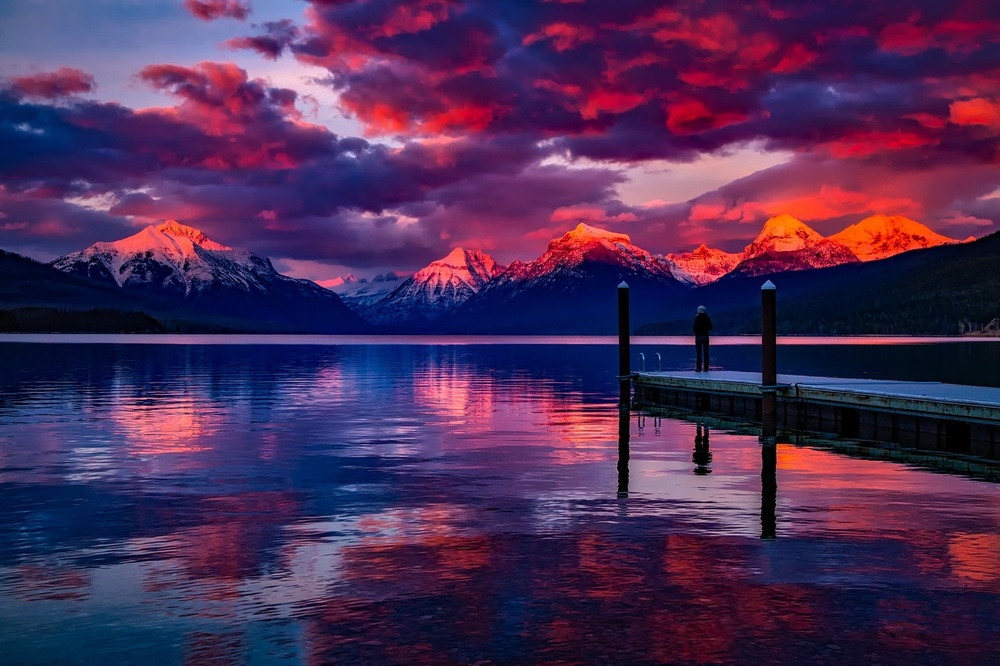
#> input picture _XX_Universal/images/colorful_scenery.jpg, 1000 x 666 px, shrunk from 1280 x 853 before the run
$ jupyter execute ImageProcessing_PrepforDeepLearning.ipynb
#> lines starting #> are read from the running program, lines starting #| are printed output that depends on the picture; after the words box and inside, x2 and y2 are one past the last pixel; in counts of white or black regions, pixels touching at a corner belong together
# Image Processing and Preparation for Deep Learning

## Manipulate and transform images at will

<figcaption style="text-align: center;">
    <strong>
        Photo by
        <a href='https://unsplash.com/@pkprasad1996?utm_source=unsplash&utm_medium=referral&utm_content=creditCopyText'>Prasad Panchakshari</a>
        on
        <a href='https://unsplash.com/s/photos/kitten?utm_source=unsplash&utm_medium=referral&utm_content=creditCopyText'>Unsplash</a>
    </strong>
</figcaption>

Image data is probably the most common after text.

It uses a grid of small square units called pixels. A pixel covers a small area and has a value that represents a color. The more pixels in an image, the higher its quality and more memory it takes to store.
Image processing is mostly about manipulating these individual pixels (or sometimes groups of them) so that computer vision algorithms can extract more information from them.

## Library Imports

[cell 1]
import numpy as np
import matplotlib.pyplot as plt
import pandas as pd
import skimage

import warnings
warnings.filterwarnings("ignore")

## Global Functions used throughout this notebook

[cell 2]
'''
A function to display np.ndarrays as images
'''

def show(img: np.ndarray, title="Image", cmap_type="gray", axis=False):
    """
    A function to display np.ndarrays as images
    """
    plt.imshow(img, cmap=cmap_type)
    plt.title(title)
    if not axis:
        plt.axis("off")
    plt.margins(0, 0)
    plt.show();

[cell 3]
'''
Function to compare images
'''

def compare(original, filtered, title_filtered='filtered', cmap_type='gray', axis=False, title_original='original'):
    fig, (ax1, ax2) = plt.subplots(ncols=2, figsize=(10, 8), sharex=True, sharey=True)

    ax1.imshow(original, cmap=cmap_type)
    ax1.set_title(title_original)

    ax2.imshow(filtered, cmap=cmap_type)
    ax2.set_title(title_filtered)

    if not axis:
        ax1.axis('off')
        ax2.axis('off')

    plt.subplots_adjust(top=1, bottom=0, right=1, left=0, hspace=0, wspace=0.01)
    plt.margins(0, 0)
    plt.show()

## Image basics with NumPy and Scikit-image

Images are loaded as NumPy ndarrays in both Matplotlib and Skimage.

[cell 4]
from skimage.io import imread

image = imread("images/colorful_scenery.jpg")
#> image is the input picture: shape (666, 1000, 3); mean R, G, B 75.6, 43.6, 85.9

print(f"The type of image is - {type(image)}")
#| The type of image is - <class 'numpy.ndarray'>

[cell 5]
# We can use ndarrays to retrieve general information from images
print(f"Shape of the image - {image.shape}")
#| Shape of the image - (666, 1000, 3)
print(f"Number of Dimensions of the image - {image.ndim}")
#| Number of Dimensions of the image - 3
print(f"Total Number of pixels - {image.size}")
#| Total Number of pixels - 1998000

Our hidden image is 853 pixels in height and 1280 in width. The third dimension denotes the value of the RGB (red, green, blue) color channel. The most common images formats are in 3D

We can retrieve individual pixel values via regular NumPy indexing. Below, we try to index the image to retrieve each of the three color channels

[cell 6]
red = image[:, :, 0]
compare(image, red, 'Red Channel of Image', cmap_type='Reds_r')

[cell 7]
red = image[:, :, 1]
compare(image, red, 'Green Channel of Image', cmap_type='Greens_r')

[cell 8]
blue = image[:, :, 0]
compare(image, red, 'Blue Channel of Image', cmap_type='Blues_r')

[cell 9]
# Images are unlike the usual Matplotlib plots. Their origin isn't located in the bottom left, but at the position (0, 0), the top left.
show(image, axis=True)

## Common Transformations

The most common image transformation we will be performing is converting color images to grayscale. Many image processing algorithms require grayscale, 2D arrays because color isn't the defining feature of images and computer can already extract enough information without it.

[cell 10]
from skimage.color import rgb2gray

image = imread('images/grayscale_example.jpg')
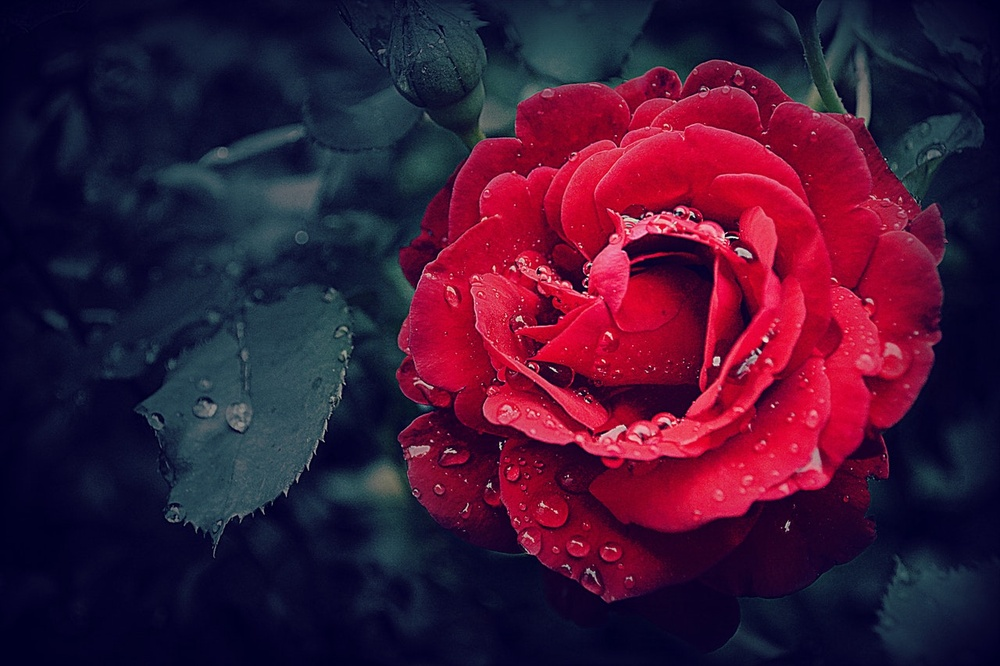
#> input picture _XX_Universal/images/grayscale_example.jpg, 1000 x 666 px, shrunk from 1280 x 853 before the run
#> image is the input picture: shape (666, 1000, 3); mean R, G, B 63.2, 22.1, 53.2

# convert image to grayscale
gray = rgb2gray(image)

compare(image, gray, 'Grayscale Image')

[cell 11]
print(f"The shape of the image - {image.shape}")
#| The shape of the image - (666, 1000, 3)

When we convert images to grayscale, they lose their 3rd dimension - the color channel. Instead, each cell in the image array now represents an integer in `uint8` type. They range from 0 to 255, giving 256 shades of gray.
You can also use NumPy functions like [`np.flipud`](https://numpy.org/doc/stable/reference/generated/numpy.flipud.html) or [`np.fliplr`](https://numpy.org/doc/stable/reference/generated/numpy.fliplr.html#numpy.fliplr) at your heart's desire to manipulate images in any way a NumPy array can be manipulated.

[cell 12]
kitten = imread('images/horizontal_flip.jpg')
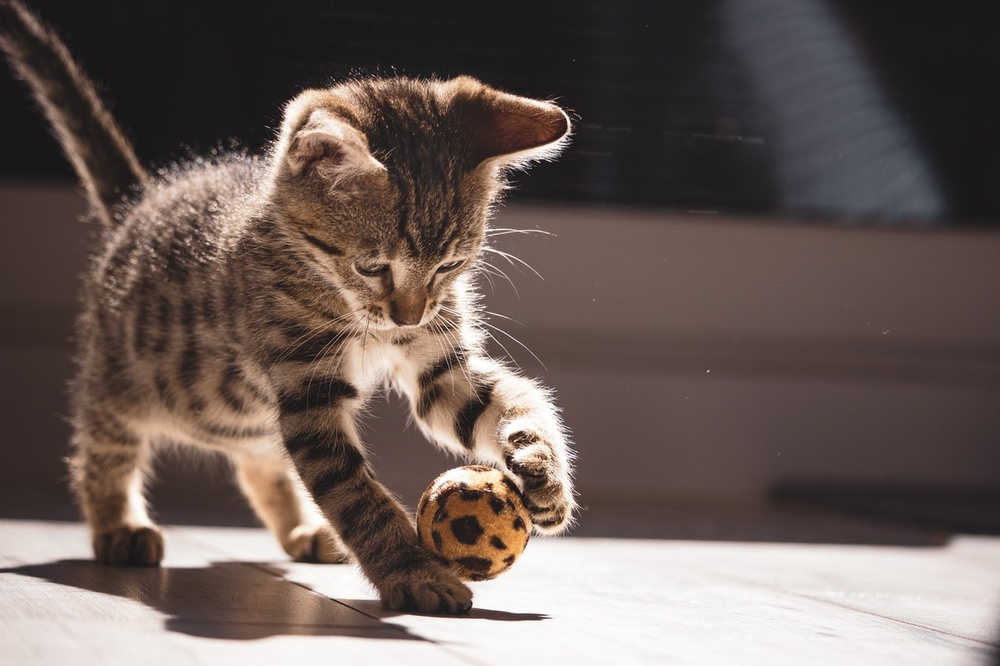
#> input picture _XX_Universal/images/horizontal_flip.jpg, 1000 x 666 px, shrunk from 1280 x 853 before the run
#> kitten is the input picture: shape (666, 1000, 3); mean R, G, B 106.7, 93.4, 88.4
horizontal_flipped = np.fliplr(kitten)

compare(kitten, horizontal_flipped, "Horizontally Flipped Image")

[cell 13]
ball = imread('images/upside_down.jpg')
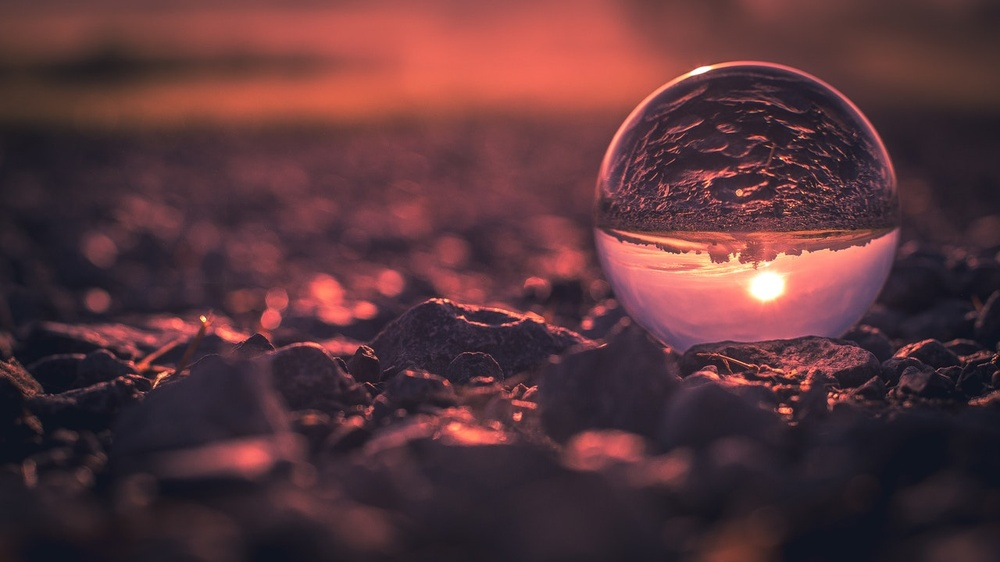
#> input picture _XX_Universal/images/upside_down.jpg, 1000 x 562 px, shrunk from 1280 x 720 before the run
#> ball is the input picture: shape (562, 1000, 3); mean R, G, B 88.3, 53.8, 59.2
vertically_flipped = np.flipud(ball)

compare(ball, vertically_flipped, "Vertically Flipped Image")

## Histogram of Color Channels
Sometimes, it is useful to look at the intensity of each color channel to get a feel of the color distributions. We can do so by slicing each color channel and plotting their histograms. Here is a function to perform this operation:

[cell 14]
def plot_with_hist_channel(img, channel):
    channels = ['red', 'green', 'blue']
    channels_idx = channels.index(channel)
    color = channels[channels_idx]

    extracted_channel = img[:, :, channels_idx]
    fig, (ax1, ax2) = plt.subplots(ncols=2, figsize=(18, 6))
    ax1.imshow(img)
    ax1.axis('off')
    ax2.hist(extracted_channel.ravel(), bins=256, color=color)
    ax2.set_title(f"{channels[channels_idx]} histogram")

Apart from the few Matplotlib details, you should pay attention to the call of the hist function. Once we extract the color channel and its array, we flatten it into 1D array and then pass it to the hist function. The number of bins should be 256, one for every pixel value - 0 being pitch black and 255 being fully white.

Let's use the function for our colorful scenery image:

[cell 15]
colorful_scenery = imread('images/colorful_scenery.jpg')
plot_with_hist_channel(colorful_scenery, 'red')
#> figure, not shown here; panel 2: tallest bar 43564 high, from x = 0 to 0.996

[cell 16]
plot_with_hist_channel(colorful_scenery, 'green')
#> figure, not shown here; panel 2: tallest bar 16187 high, from x = 12.25 to 13.06

[cell 17]
plot_with_hist_channel(colorful_scenery, 'blue')
#> figure, not shown here; panel 2: tallest bar 7892 high, from x = 70.17 to 71.16

[cell 18]
# We can also use histograms to find out the lightness in the image after converting it to a grayscale

gray_color_scenery = rgb2gray(colorful_scenery)
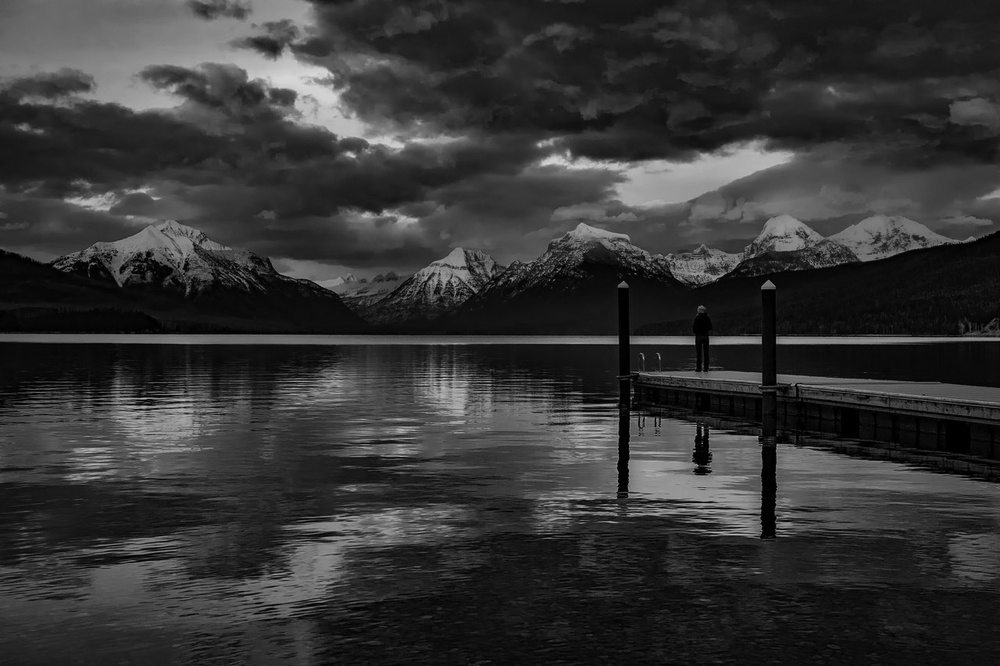
#> gray_color_scenery: shape (666, 1000) float64; min 0, max 0.863, mean 0.21
plt.hist(gray_color_scenery.ravel(), bins=256);
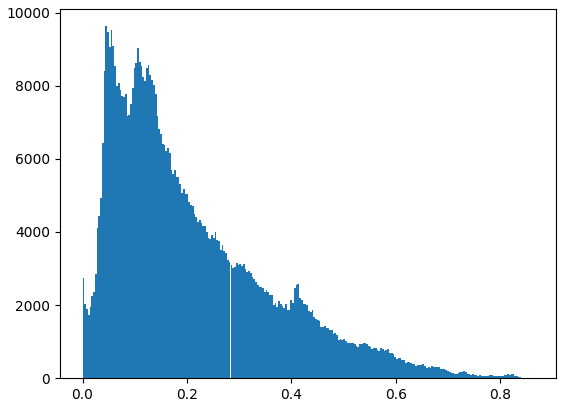
#> figure drawn by matplotlib, 1 panel; tallest bar 9630 high, from x = 0.0438 to 0.0472

Most pixels have lower values as the scenery image is a bit darker.

## Filters

### 1. Manual Thresholding
Now, we arrive at the fun stuff - filtering images. The first operation we will learn is thresholding. Let's load an example image:

[cell 19]
stag = imread('images/binary_example.jpg')
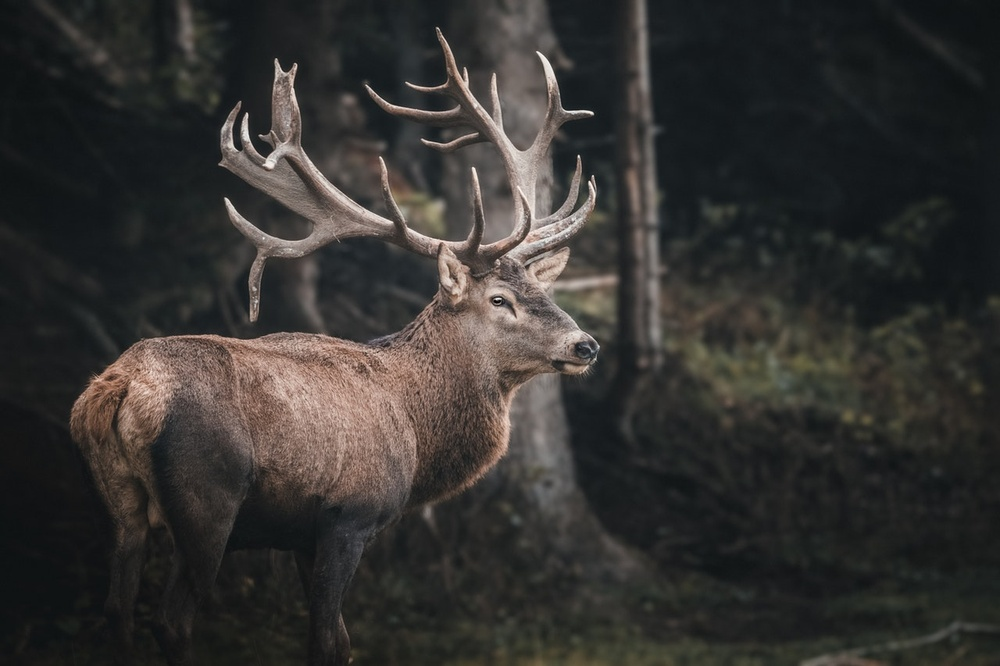
#> input picture _XX_Universal/images/binary_example.jpg, 1000 x 666 px, shrunk from 1280 x 853 before the run
#> stag is the input picture: shape (666, 1000, 3); mean R, G, B 52.7, 50.9, 48.7
show(stag) # Show the image

Thresholding has many applications in image segmentation, object detection, finding edges or contours, etc. It is mostly used to differentiate the background and foreground of an image.

Thresholding works best on high contrast grayscale images, so we will convert the stag image:

[cell 20]
# Convert to grayscale
stag_gray = rgb2gray(stag)
show(stag_gray)

We will start with basic manual thresholding and move on to automatic.

First, we look at the mean value of all pixels in the gray image:

[cell 21]
# mean value of all pixels
stag_gray.mean()
#> Out = 0.201

> Note that the above gray image's pixels are normalized between 0 and 1 by dividing all their values by 256.

We obtain a mean of 0.2 which gives us a preliminary idea for the threshold we might want to use.

Now, we use this threshold to mask the image array. If the pixel value is lower than the threshold, its value becomes 0 - black or 1 - white if otherwise. In other words, we get a black and white, binary picture:

[cell 22]
# Set the threshold
threshold = 0.35

# Binarize the image
binary_image = stag_gray > threshold
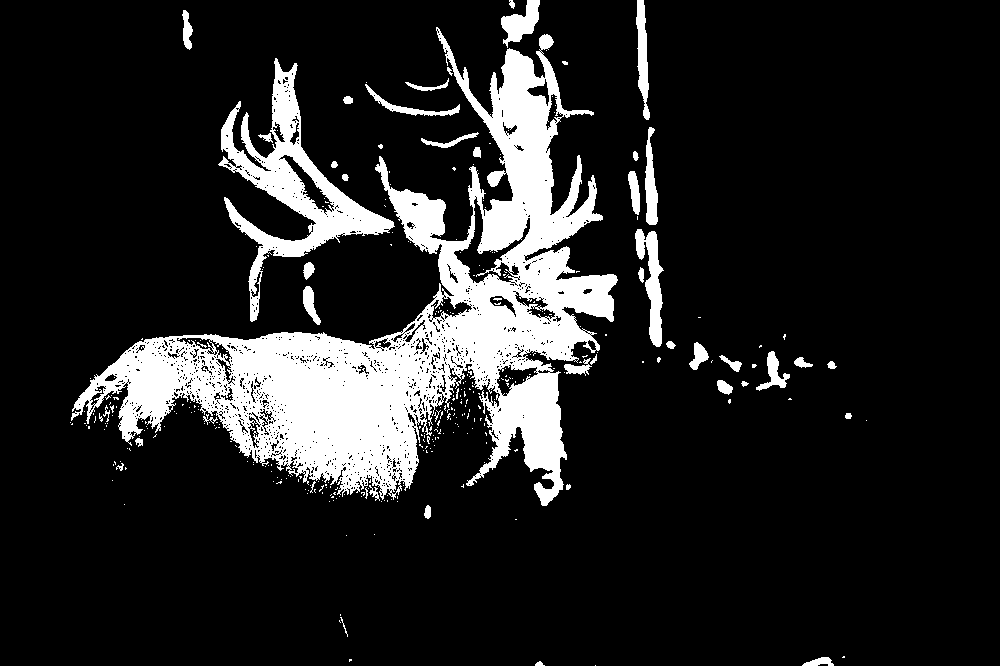
#> binary_image: shape (666, 1000) bool; 14% white; 334 white regions (288 under 20 px), largest, box (x1, y1, x2, y2) and area: (71, 27, 618, 506) 72986, (218, 58, 395, 322) 10449, (635, 229, 664, 347) 1548
compare(stag, binary_image, "Binary Image")

In this version, we can differentiate the outline of the stag more clearly. We can reverse the mask so that the background turns white:

[cell 23]
inverted_binary = stag_gray <= threshold
compare(stag, inverted_binary, 'Binary Image Inverted')
